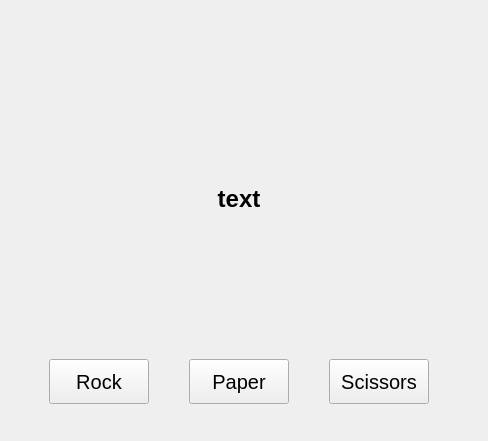
<?xml version="1.0" encoding="UTF-8"?>
<ui version="4.0">
 <class>ApplicationView</class>
 <widget class="QWidget" name="ApplicationView">
  <property name="geometry">
   <rect>
    <x>0</x>
    <y>0</y>
    <width>488</width>
    <height>441</height>
   </rect>
  </property>
  <property name="windowTitle">
   <string>Form</string>
  </property>
  <widget class="QStackedWidget" name="stackedWidget">
   <property name="enabled">
    <bool>true</bool>
   </property>
   <property name="geometry">
    <rect>
     <x>-1</x>
     <y>-1</y>
     <width>491</width>
     <height>411</height>
    </rect>
   </property>
   <property name="sizePolicy">
    <sizepolicy hsizetype="Expanding" vsizetype="Expanding">
     <horstretch>0</horstretch>
     <verstretch>0</verstretch>
    </sizepolicy>
   </property>
   <property name="currentIndex">
    <number>2</number>
   </property>
   <widget class="QWidget" name="lobby">
    <widget class="QLabel" name="lobbyTitleServerID">
     <property name="geometry">
      <rect>
       <x>160</x>
       <y>150</y>
       <width>161</width>
       <height>20</height>
      </rect>
     </property>
     <property name="font">
      <font>
       <family>Segoe UI</family>
       <pointsize>12</pointsize>
      </font>
     </property>
     <property name="text">
      <string>Server ID</string>
     </property>
     <property name="scaledContents">
      <bool>true</bool>
     </property>
     <property name="alignment">
      <set>Qt::AlignmentFlag::AlignCenter</set>
     </property>
    </widget>
    <widget class="QPushButton" name="createGame">
     <property name="geometry">
      <rect>
       <x>140</x>
       <y>260</y>
       <width>200</width>
       <height>30</height>
      </rect>
     </property>
     <property name="font">
      <font>
       <pointsize>12</pointsize>
      </font>
     </property>
     <property name="text">
      <string>Создать игру</string>
     </property>
    </widget>
    <widget class="QLineEdit" name="lineEdit">
     <property name="geometry">
      <rect>
       <x>170</x>
       <y>180</y>
       <width>141</width>
       <height>24</height>
      </rect>
     </property>
     <property name="font">
      <font>
       <family>Consolas</family>
       <pointsize>14</pointsize>
       <italic>false</italic>
       <bold>true</bold>
       <underline>false</underline>
       <strikeout>false</strikeout>
       <stylestrategy>PreferAntialias</stylestrategy>
       <kerning>false</kerning>
       <hintingpreference>PreferDefaultHinting</hintingpreference>
      </font>
     </property>
     <property name="inputMask">
      <string/>
     </property>
     <property name="text">
      <string>FGDFG456</string>
     </property>
     <property name="maxLength">
      <number>12</number>
     </property>
     <property name="alignment">
      <set>Qt::AlignmentFlag::AlignCenter</set>
     </property>
    </widget>
    <widget class="QPushButton" name="joinGame">
     <property name="geometry">
      <rect>
       <x>140</x>
       <y>310</y>
       <width>200</width>
       <height>30</height>
      </rect>
     </property>
     <property name="font">
      <font>
       <pointsize>12</pointsize>
      </font>
     </property>
     <property name="text">
      <string>Присоединиться к игре</string>
     </property>
    </widget>
   </widget>
   <widget class="QWidget" name="server">
    <widget class="QLabel" name="ipText">
     <property name="geometry">
      <rect>
       <x>190</x>
       <y>170</y>
       <width>80</width>
       <height>30</height>
      </rect>
     </property>
     <property name="font">
      <font>
       <pointsize>14</pointsize>
      </font>
     </property>
     <property name="text">
      <string>Server ID</string>
     </property>
     <property name="alignment">
      <set>Qt::AlignmentFlag::AlignCenter</set>
     </property>
    </widget>
    <widget class="QLineEdit" name="textServerID">
     <property name="geometry">
      <rect>
       <x>149</x>
       <y>200</y>
       <width>161</width>
       <height>30</height>
      </rect>
     </property>
     <property name="font">
      <font>
       <family>Consolas</family>
       <pointsize>14</pointsize>
      </font>
     </property>
     <property name="text">
      <string>Server ID</string>
     </property>
     <property name="alignment">
      <set>Qt::AlignmentFlag::AlignCenter</set>
     </property>
     <property name="readOnly">
      <bool>true</bool>
     </property>
     <property name="clearButtonEnabled">
      <bool>false</bool>
     </property>
    </widget>
   </widget>
   <widget class="QWidget" name="game">
    <widget class="QPushButton" name="paper">
     <property name="geometry">
      <rect>
       <x>190</x>
       <y>360</y>
       <width>100</width>
       <height>45</height>
      </rect>
     </property>
     <property name="font">
      <font>
       <pointsize>15</pointsize>
      </font>
     </property>
     <property name="text">
      <string>Paper</string>
     </property>
    </widget>
    <widget class="QPushButton" name="rock">
     <property name="geometry">
      <rect>
       <x>50</x>
       <y>360</y>
       <width>100</width>
       <height>45</height>
      </rect>
     </property>
     <property name="font">
      <font>
       <pointsize>15</pointsize>
      </font>
     </property>
     <property name="text">
      <string>Rock</string>
     </property>
    </widget>
    <widget class="QPushButton" name="scissors">
     <property name="geometry">
      <rect>
       <x>330</x>
       <y>360</y>
       <width>100</width>
       <height>45</height>
      </rect>
     </property>
     <property name="font">
      <font>
       <pointsize>15</pointsize>
      </font>
     </property>
     <property name="text">
      <string>Scissors</string>
     </property>
    </widget>
    <widget class="QLabel" name="label">
     <property name="enabled">
      <bool>true</bool>
     </property>
     <property name="geometry">
      <rect>
       <x>40</x>
       <y>100</y>
       <width>400</width>
       <height>200</height>
      </rect>
     </property>
     <property name="font">
      <font>
       <pointsize>18</pointsize>
       <bold>true</bold>
      </font>
     </property>
     <property name="text">
      <string>text</string>
     </property>
     <property name="alignment">
      <set>Qt::AlignmentFlag::AlignCenter</set>
     </property>
     <property name="wordWrap">
      <bool>true</bool>
     </property>
    </widget>
   </widget>
  </widget>
  <widget class="QLabel" name="debugLabel">
   <property name="geometry">
    <rect>
     <x>10</x>
     <y>420</y>
     <width>461</width>
     <height>16</height>
    </rect>
   </property>
   <property name="font">
    <font>
     <pointsize>10</pointsize>
    </font>
   </property>
   <property name="text">
    <string/>
   </property>
  </widget>
 </widget>
 <resources/>
 <connections/>
</ui>
